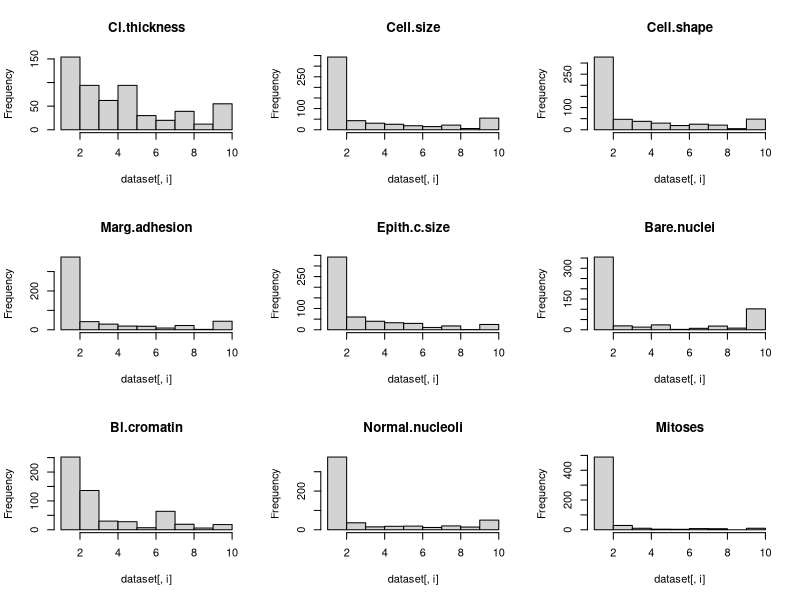
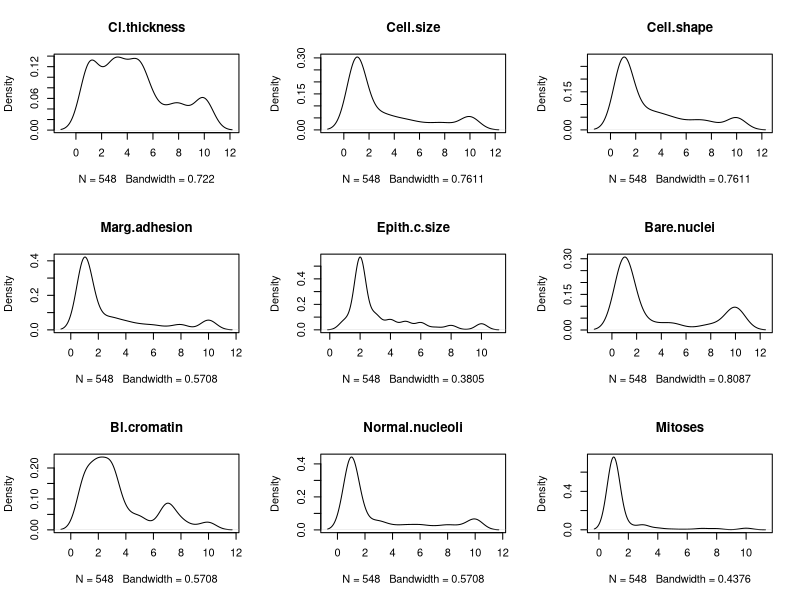
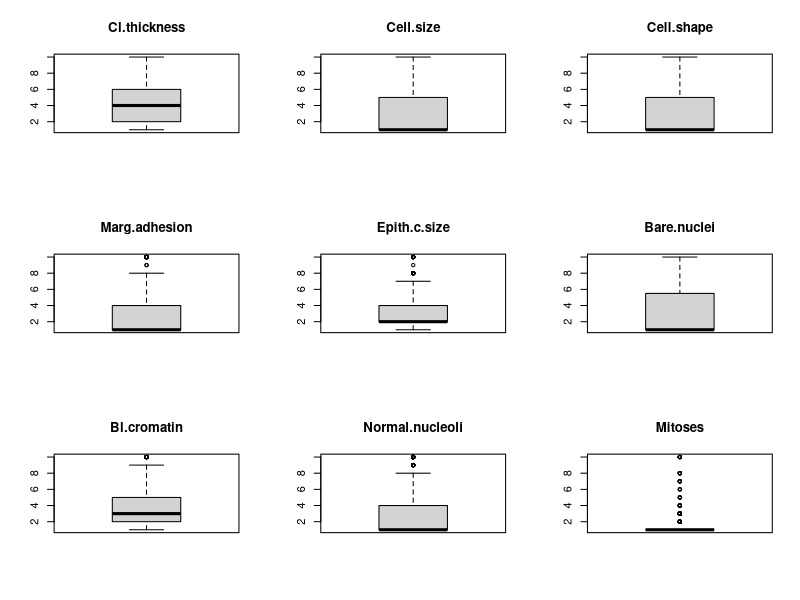
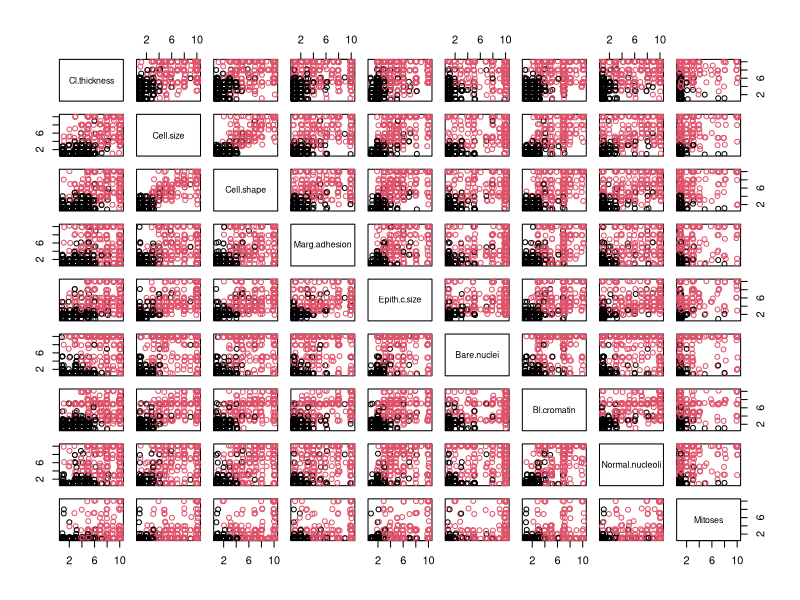
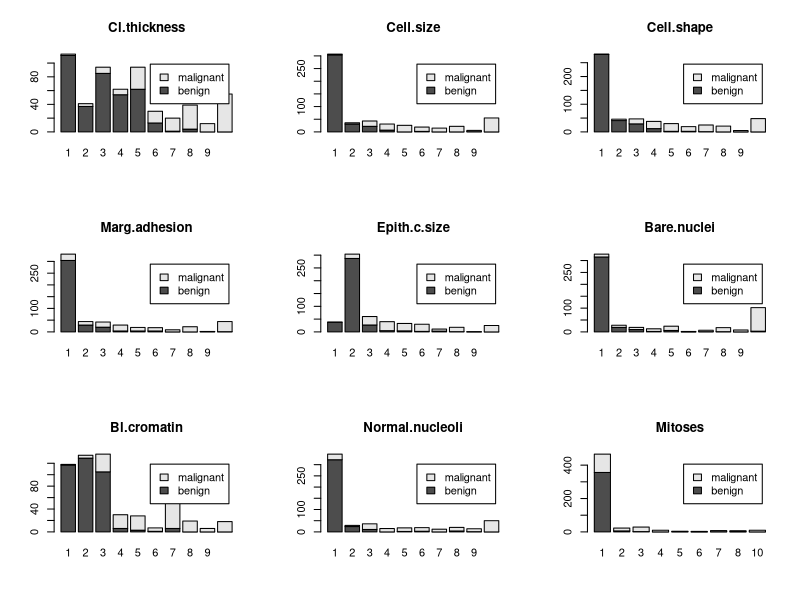

Reproduce these figures in R, in order. (Note: this script raises an error after producing the figures.)
## ---- chunk 1
knitr::opts_chunk$set(echo = TRUE)
## ---- chunk 2
library(mlbench)
library(caret)
## ---- chunk 3
data(BreastCancer)
## ---- chunk 4
seed_num <- 7
# Split out validation dataset
# create a list of 80% of the rows in the original dataset we can use for training
set.seed(seed_num)
training_index <- createDataPartition(BreastCancer$Class, p=0.80, list=FALSE)
# select 20% of the data for validation
validation <- BreastCancer[-training_index,]
# use the remaining 80% of data to training and testing the models
dataset <- BreastCancer[training_index,]
## ---- chunk 5
# Remove redundant variable Id
dataset <- dataset[,-1]
validation <- validation[,-1]
# convert input values to numeric
for(i in 1:9) {
	dataset[,i] <- as.numeric(as.character(dataset[,i]))
	validation[,i] <- as.numeric(as.character(validation[,i]))
}
## ---- chunk 6
dim(dataset)
## ---- chunk 7
sapply(dataset, class)
## ---- chunk 8
head(dataset, n=20)
## ---- chunk 9
summary(dataset)
## ---- chunk 10
# class distribution
cbind(freq=table(dataset$Class), percentage=prop.table(table(dataset$Class))*100)

# summarize correlations between input variables
complete_cases <- complete.cases(dataset)
cor(dataset[complete_cases,1:9])

# histograms each attribute
par(mfrow=c(3,3))
for(i in 1:9) {
	hist(dataset[,i], main=names(dataset)[i])
}

# density plot for each attribute
par(mfrow=c(3,3))
complete_cases <- complete.cases(dataset)
for(i in 1:9) {
	plot(density(dataset[complete_cases,i]), main=names(dataset)[i])
}

# boxplots for each attribute
par(mfrow=c(3,3))
for(i in 1:9) {
	boxplot(dataset[,i], main=names(dataset)[i])
}

# scatterplot matrix
jittered_x <- sapply(dataset[,1:9], jitter)
pairs(jittered_x, names(dataset[,1:9]), col=dataset$Class)

# bar plots of each variable by class
par(mfrow=c(3,3))
for(i in 1:9) {
	barplot(table(dataset$Class,dataset[,i]), main=names(dataset)[i], legend.text=unique(dataset$Class))
}
## ---- chunk 11
# 10-fold cross validation with 3 repeats
control <- trainControl(method="repeatedcv", number=10, repeats=3)
metric <- "Accuracy"
## ---- chunk 12
# No Transformation on the dataset
# LG
set.seed(seed_num)
fit.glm <- train(Class~., data=dataset, method="glm", metric=metric, trControl=control, na.action=na.omit)
# LDA
set.seed(seed_num)
fit.lda <- train(Class~., data=dataset, method="lda", metric=metric, trControl=control, na.action=na.omit)
# GLMNET
set.seed(seed_num)
fit.glmnet <- train(Class~., data=dataset, method="glmnet", metric=metric, trControl=control, na.action=na.omit)
# KNN
set.seed(seed_num)
fit.knn <- train(Class~., data=dataset, method="knn", metric=metric, trControl=control, na.action=na.omit)
# CART
set.seed(seed_num)
fit.cart <- train(Class~., data=dataset, method="rpart", metric=metric, trControl=control, na.action=na.omit)
# SVM
set.seed(seed_num)
fit.svm <- train(Class~., data=dataset, method="svmRadial", metric=metric, trControl=control, na.action=na.omit)
## ---- chunk 13
# BoxCox Transformation on the dataset
# LG
set.seed(seed_num)
fit.glm.bx <- train(Class~., data=dataset, method="glm", metric=metric, preProc=c("BoxCox"), trControl=control, na.action=na.omit)
# LDA
set.seed(seed_num)
fit.lda.bx <- train(Class~., data=dataset, method="lda", metric=metric, preProc=c("BoxCox"), trControl=control, na.action=na.omit)
# GLMNET
set.seed(seed_num)
fit.glmnet.bx <- train(Class~., data=dataset, method="glmnet", metric=metric, preProc=c("BoxCox"), trControl=control, na.action=na.omit)
# KNN
set.seed(seed_num)
fit.knn.bx <- train(Class~., data=dataset, method="knn", metric=metric, preProc=c("BoxCox"), trControl=control, na.action=na.omit)
# CART
set.seed(seed_num)
fit.cart.bx <- train(Class~., data=dataset, method="rpart", metric=metric, preProc=c("BoxCox"), trControl=control, na.action=na.omit)
# SVM
set.seed(seed_num)
fit.svm.bx <- train(Class~., data=dataset, method="svmRadial", metric=metric, preProc=c("BoxCox"), trControl=control, na.action=na.omit)
## ---- chunk 14
# No Transformation on the dataset
results <- resamples(list(LG=fit.glm, LDA=fit.lda, GLMNET=fit.glmnet, KNN=fit.knn, CART=fit.cart, SVM=fit.svm))
summary(results)
dotplot(results)
## ---- chunk 15
# No Transformation on the dataset
results <- resamples(list(LG=fit.glm.bx, LDA=fit.lda.bx, GLMNET=fit.glmnet.bx, KNN=fit.knn.bx, CART=fit.cart.bx, SVM=fit.svm.bx))
summary(results)
dotplot(results)
## ---- chunk 16
# Tuning kNN with BoxCox Transformation
set.seed(seed_num)
grid <- expand.grid(.k=seq(1,20,by=1))
fit.knn <- train(Class~., data=dataset, method="knn", metric=metric, tuneGrid=grid, preProc=c("BoxCox"), trControl=control, na.action=na.omit)
print(fit.knn)
plot(fit.knn)
## ---- chunk 17
# 10-fold cross validation with 3 repeats
control <- trainControl(method="repeatedcv", number=10, repeats=3)
metric <- "Accuracy"
# Bagged CART
set.seed(seed_num)
fit.treebag <- train(Class~., data=dataset, method="treebag", metric=metric, trControl=control, na.action=na.omit)
# Random Forest
set.seed(seed_num)
fit.rf <- train(Class~., data=dataset, method="rf", metric=metric, preProc=c("BoxCox"), trControl=control, na.action=na.omit)
# Stochastic Gradient Boosting
set.seed(seed_num)
fit.gbm <- train(Class~., data=dataset, method="gbm", metric=metric, preProc=c("BoxCox"), trControl=control, verbose=FALSE, na.action=na.omit)
# Compare results
ensemble_results <- resamples(list(BAG=fit.treebag, RF=fit.rf, GBM=fit.gbm))
summary(ensemble_results)
dotplot(ensemble_results)
## ---- chunk 18
# prepare parameters for data transform
set.seed(seed_num)
# remove missing values (not allowed in this implementation of knn)
dataset_nomissing <- dataset[complete.cases(dataset),]
x <- dataset_nomissing[,1:9]
preprocessParams <- preProcess(x, method=c("BoxCox"))
x <- predict(preprocessParams, x)

# prepare the validation dataset
# remove missing values (not allowed in this implementation of knn)
validation <- validation[complete.cases(validation),]
# transform the validation dataset
validation_x <- predict(preprocessParams, validation[,1:9])

# make predictions
predictions <- knn3Train(x, validation_x, dataset_nomissing$Class, k=17, prob=FALSE)
confusionMatrix(predictions, validation$Class)
